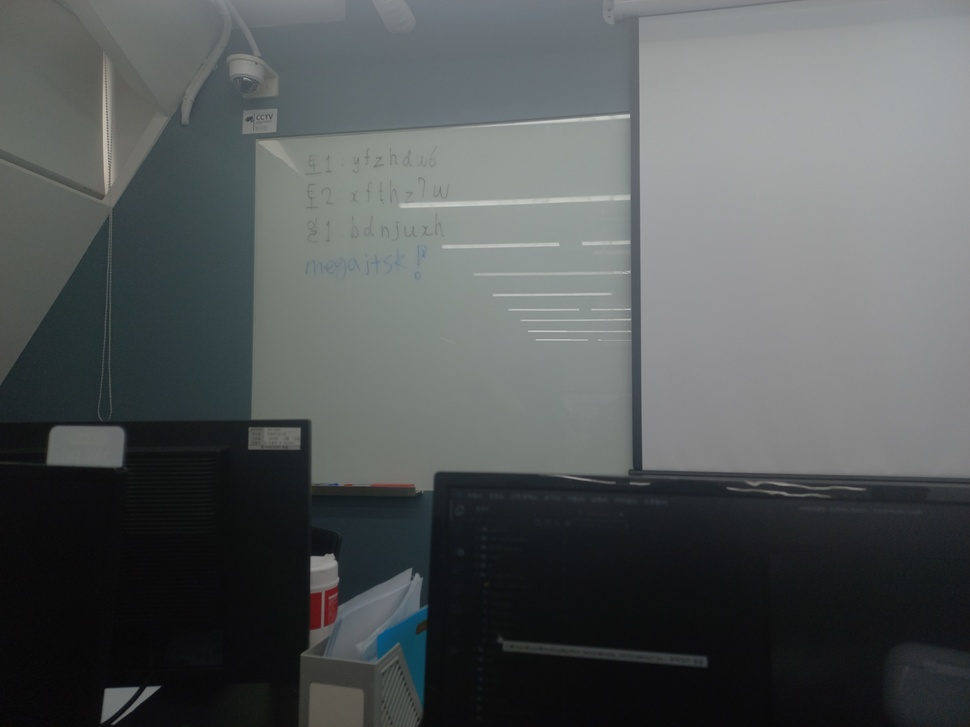
#> input picture image_stitching/img1.jpg, 970 x 727 px, shrunk from 4624 x 3468 before the run, found by its file name
$ python image_stitich.py
#> lines starting #> are read from the running program, lines starting #| are printed output that depends on the picture
import cv2
import sys
# 3장의 영상을 리스트로 묶어서 반복문으로 하나하나 갖고옴
img_names = ['image_stitching/img1.jpg', 'image_stitching/img2.jpg', 'image_stitching/img3.jpg', 'image_stitching/img4.jpg', 'image_stitching/img5.jpg']

# 불러온 영상을 imgs에 저장
imgs = []
for name in img_names:
    img = cv2.imread(name)
#> img is the input picture: shape (727, 970, 3); mean B, G, R 89.4, 89.1, 85.2

    if img is None:
        print('Image load failed!')
        sys.exit()

    imgs.append(img)

# 객체 생성
stitcher = cv2.Stitcher_create()

# 이미지 스티칭
status, dst = stitcher.stitch(imgs)
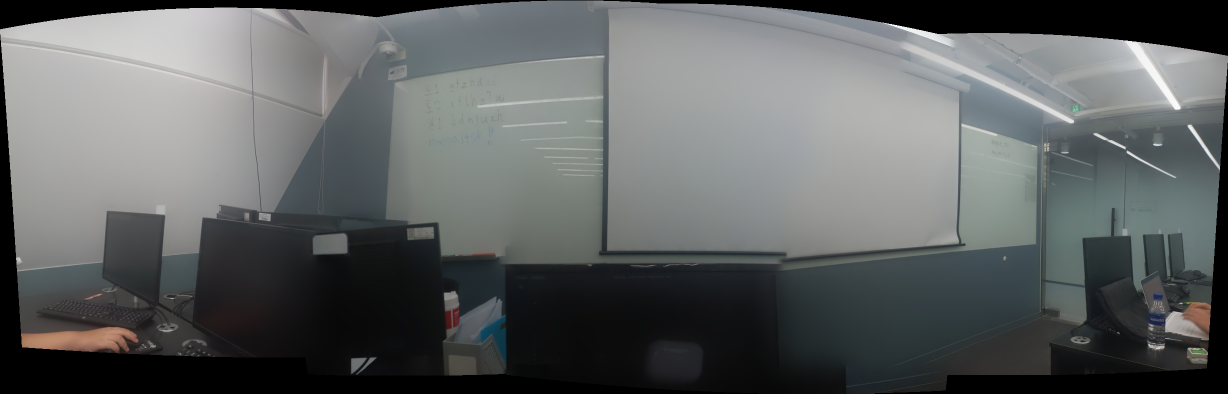
#> dst: shape (787, 2456, 3) (shown at 1/2 size); mean of channels 0, 1, 2 98.1, 97.9, 94.9; drawn as B, G, R

if status != cv2.Stitcher_OK:
    print('Stitch failed!')
    sys.exit()

# 결과 영상 저장
cv2.imwrite('image_stitching/output.jpg', dst)

# 출력 영상이 화면보다 커질 가능성이 있어 WINDOW_NORMAL 지정
cv2.namedWindow('dst', cv2.WINDOW_NORMAL)
cv2.imshow('dst',dst)
cv2.waitKey()
cv2.destroyAllWindows()
